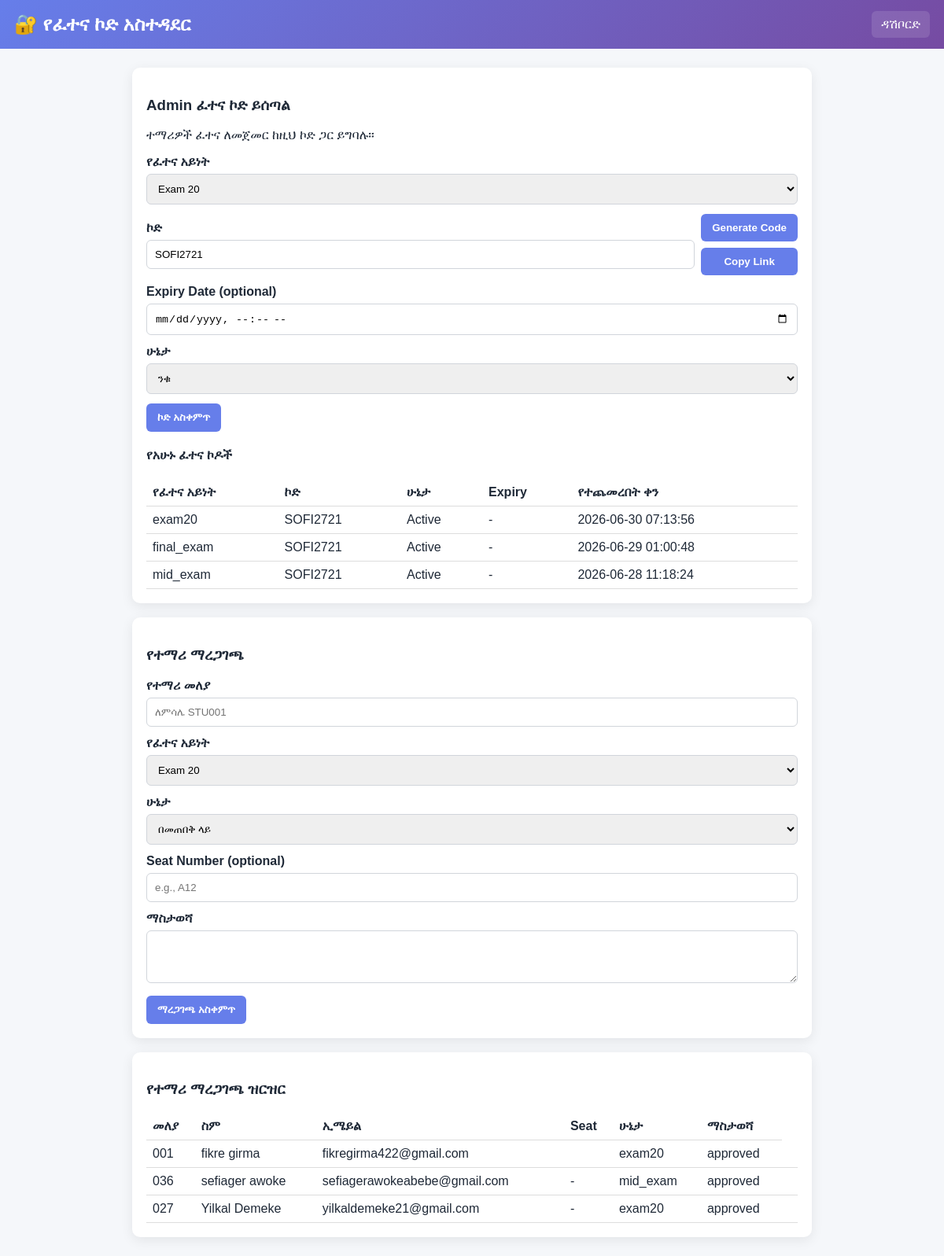
The page /admin_exam_access.php (signed in) on the database its author committed.
### tables this page shows
CREATE TABLE `exam_access_codes` (
  `id` int(11) NOT NULL AUTO_INCREMENT,
  `exam_type` varchar(50) NOT NULL,
  `access_code` varchar(50) NOT NULL,
  `is_active` tinyint(1) NOT NULL DEFAULT 1,
  `expiry_date` datetime DEFAULT NULL,
  `created_by` varchar(100) DEFAULT NULL,
  `created_at` datetime DEFAULT current_timestamp(),
  PRIMARY KEY (`id`),
  UNIQUE KEY `uq_exam_access_code` (`exam_type`)
);

CREATE TABLE `student_exam_approvals` (
  `id` int(11) NOT NULL AUTO_INCREMENT,
  `student_id` varchar(100) NOT NULL,
  `exam_type` varchar(50) NOT NULL,
  `seat_number` varchar(50) DEFAULT NULL,
  `status` varchar(20) NOT NULL DEFAULT 'pending',
  `approved_by` varchar(100) DEFAULT NULL,
  `approved_at` datetime DEFAULT NULL,
  `notes` text DEFAULT NULL,
  `created_at` datetime DEFAULT current_timestamp(),
  PRIMARY KEY (`id`),
  UNIQUE KEY `uq_student_exam_approval` (`student_id`,`exam_type`),
  KEY `idx_student_exam_approval_status` (`status`)
);

CREATE TABLE `students` (
  `id` int(11) NOT NULL AUTO_INCREMENT,
  `name` varchar(255) NOT NULL,
  `email` varchar(255) NOT NULL,
  `student_id` varchar(100) NOT NULL,
  `password_hash` varchar(255) NOT NULL,
  `role` varchar(30) NOT NULL DEFAULT 'Student',
  `created_at` datetime DEFAULT current_timestamp(),
  `email_verified` tinyint(1) NOT NULL DEFAULT 0,
  `email_verification_token` varchar(255) DEFAULT NULL,
  `email_verified_at` datetime DEFAULT NULL,
  `location_country` varchar(100) DEFAULT NULL,
  `location_city` varchar(100) DEFAULT NULL,
  `location_lat` decimal(10,6) DEFAULT NULL,
  `location_lng` decimal(10,6) DEFAULT NULL,
  `country` varchar(100) DEFAULT NULL,
  `city` varchar(100) DEFAULT NULL,
  `latitude` decimal(10,7) DEFAULT NULL,
  `longitude` decimal(10,7) DEFAULT NULL,
  PRIMARY KEY (`id`),
  UNIQUE KEY `email` (`email`),
  UNIQUE KEY `student_id` (`student_id`)
);

### db.php (called while the page is built, shortened)
<?php
if (!function_exists('safe')) {
    function safe($value): string
    {
        if (is_scalar($value)) {
            return htmlspecialchars((string)$value, ENT_QUOTES, 'UTF-8');
        }
        return '';
    }
}

### admin_exam_access.php (the view, shortened to what this page needs)
<?php
require_once __DIR__ . '/db.php';
try {
    $pdo->exec('CREATE TABLE IF NOT EXISTS exam_access_codes (
        id INT AUTO_INCREMENT PRIMARY KEY,
        exam_type VARCHAR(50) NOT NULL,
        access_code VARCHAR(50) NOT NULL,
        is_active TINYINT(1) NOT NULL DEFAULT 1,
        expiry_date DATETIME DEFAULT NULL,
        created_by VARCHAR(100) DEFAULT NULL,
        created_at DATETIME DEFAULT CURRENT_TIMESTAMP,
        UNIQUE KEY uq_exam_access_code (exam_type)
    ) ENGINE=InnoDB DEFAULT CHARSET=utf8mb4 COLLATE=utf8mb4_unicode_ci');
} catch (PDOException $e) {
    $error = 'Exam access code table setup failed: ' . $e->getMessage();
}
$selectedExamType = trim($_GET['exam_type'] ?? ($_POST['exam_type'] ?? 'exam20'));
$selectedExamType = in_array($selectedExamType, ['exam20', 'mid_exam', 'final_exam'], true) ? $selectedExamType : 'exam20';
$stmt = $pdo->prepare('SELECT * FROM exam_access_codes WHERE exam_type = :exam_type LIMIT 1');
$stmt->execute([':exam_type' => $selectedExamType]);
$accessCodeRecord = $stmt->fetch(PDO::FETCH_ASSOC);
$defaultAccessCode = !empty($accessCodeRecord['access_code']) ? $accessCodeRecord['access_code'] : 'SOFI2721';
$codesStmt = $pdo->query('SELECT * FROM exam_access_codes ORDER BY exam_type ASC, created_at DESC');
$allAccessCodes = $codesStmt->fetchAll(PDO::FETCH_ASSOC);
$stmt = $pdo->query('SELECT a.student_id, s.name, s.email, a.exam_type, a.status, a.seat_number, a.approved_at, a.notes FROM student_exam_approvals a LEFT JOIN students s ON s.student_id = a.student_id ORDER BY a.created_at DESC');
$studentApprovals = $stmt->fetchAll(PDO::FETCH_ASSOC);
?>
<!DOCTYPE html>
<html lang="am">
<head>
</head>
<body>
<div class="topbar">
    <h2 style="margin:0;">🔐 የፈተና ኮድ አስተዳደር</h2>
    <a href="admin_dashboard.php">ዳሽቦርድ</a>
</div>
<div class="wrap">
    <div class="card">
        <h3>Admin ፈተና ኮድ ይሰጣል</h3>
        <p>ተማሪዎች ፈተና ለመጀመር ከዚህ ኮድ ጋር ይግባሉ።</p>
        <form method="post">
            <div style="margin-bottom:12px;">
                <label for="exam_type">የፈተና አይነት</label>
                <select id="exam_type" name="exam_type" required>
                    <option value="exam20" <?php echo $selectedExamType === 'exam20' ? 'selected' : ''; ?>>Exam 20</option>
                </select>
            </div>
            <div style="margin-bottom:12px;display:flex;gap:8px;align-items:center;">
                <div style="flex:1;">
                    <label for="access_code">ኮድ</label>
                    <input id="access_code" name="access_code" value="<?php echo safe($defaultAccessCode); ?>" placeholder="ለምሳሌ SOFI2721" required>
                </div>
                <div style="display:flex;flex-direction:column;gap:8px;">
                    <button type="button" onclick="generateCode()" title="Generate random code">Generate Code</button>
                    <button type="button" onclick="copyLink()" title="Copy full link">Copy Link</button>
                </div>
            </div>
            <div style="margin-bottom:12px;">
                <label for="expiry_date">Expiry Date (optional)</label>
                <input id="expiry_date" name="expiry_date" type="datetime-local" value="<?php echo !empty($accessCodeRecord['expiry_date']) ? date('Y-m-d\TH:i', strtotime($accessCodeRecord['expiry_date'])) : ''; ?>" />
            </div>
            <div style="margin-bottom:12px;">
                <label for="is_active">ሁኔታ</label>
                <select id="is_active" name="is_active">
                    <option value="1" <?php echo !empty($accessCodeRecord['is_active']) ? 'selected' : ''; ?>>ንቁ</option>
                </select>
            </div>
            <button type="submit">ኮድ አስቀምጥ</button>
        </form>
        <div style="margin-top:18px;">
            <h4>የአሁኑ ፈተና ኮዶች</h4>
            <table style="width:100%;border-collapse:collapse;">
                <thead>
                    <tr>
                        <th style="text-align:left;padding:8px;border-bottom:1px solid #ddd;">የፈተና አይነት</th>
                        <th style="text-align:left;padding:8px;border-bottom:1px solid #ddd;">ኮድ</th>
                        <th style="text-align:left;padding:8px;border-bottom:1px solid #ddd;">ሁኔታ</th>
                        <th style="text-align:left;padding:8px;border-bottom:1px solid #ddd;">Expiry</th>
                        <th style="text-align:left;padding:8px;border-bottom:1px solid #ddd;">የተጨመረበት ቀን</th>
                    </tr>
                </thead>
                <tbody>
                    <?php foreach ($allAccessCodes as $codeRow): ?>
                    <tr>
                        <td style="padding:8px;border-bottom:1px solid #ddd;"><?php echo safe($codeRow['exam_type']); ?></td>
                        <td style="padding:8px;border-bottom:1px solid #ddd;"><?php echo safe($codeRow['access_code']); ?></td>
                        <td style="padding:8px;border-bottom:1px solid #ddd;"><?php echo !empty($codeRow['is_active']) ? 'Active' : 'Inactive'; ?></td>
                        <td style="padding:8px;border-bottom:1px solid #ddd;"><?php echo !empty($codeRow['expiry_date']) ? safe($codeRow['expiry_date']) : '-'; ?></td>
                        <td style="padding:8px;border-bottom:1px solid #ddd;"><?php echo safe($codeRow['created_at']); ?></td>
                    </tr>
                    <?php endforeach; ?>
                </tbody>
            </table>
        </div>
    </div>
    <div class="card">
        <h3>የተማሪ ማረጋገጫ</h3>
        <form method="post">
            <div style="margin-bottom:12px;">
                <label for="student_id">የተማሪ መለያ</label>
                <input id="student_id" name="student_id" placeholder="ለምሳሌ STU001" required>
            </div>
            <div style="margin-bottom:12px;">
                <label for="exam_type">የፈተና አይነት</label>
                <select id="exam_type" name="exam_type">
                    <option value="exam20">Exam 20</option>
                </select>
            </div>
            <div style="margin-bottom:12px;">
                <label for="approval_status">ሁኔታ</label>
                <select id="approval_status" name="approval_status">
                    <option value="pending">በመጠበቅ ላይ</option>
                </select>
            </div>
            <div style="margin-bottom:12px;">
                <label for="seat_number">Seat Number (optional)</label>
                <input id="seat_number" name="seat_number" placeholder="e.g., A12" />
            </div>
            <div style="margin-bottom:12px;">
                <label for="notes">ማስታወሻ</label>
                <textarea id="notes" name="notes" rows="3" style="width:100%;padding:10px;border:1px solid #d1d5db;border-radius:6px;"></textarea>
            </div>
            <button type="submit">ማረጋገጫ አስቀምጥ</button>
        </form>
    </div>
    <div class="card">
        <h3>የተማሪ ማረጋገጫ ዝርዝር</h3>
        <table style="width:100%;border-collapse:collapse;">
            <thead>
                <tr>
                    <th style="text-align:left;padding:8px;border-bottom:1px solid #ddd;">መለያ</th>
                    <th style="text-align:left;padding:8px;border-bottom:1px solid #ddd;">ስም</th>
                    <th style="text-align:left;padding:8px;border-bottom:1px solid #ddd;">ኢሜይል</th>
                    <th style="text-align:left;padding:8px;border-bottom:1px solid #ddd;">Seat</th>
                    <th style="text-align:left;padding:8px;border-bottom:1px solid #ddd;">ሁኔታ</th>
                    <th style="text-align:left;padding:8px;border-bottom:1px solid #ddd;">ማስታወሻ</th>
                </tr>
            </thead>
            <tbody>
                <?php foreach ($studentApprovals as $row): ?>
                <tr>
                    <td style="padding:8px;border-bottom:1px solid #ddd;"><?php echo safe($row['student_id'] ?? ''); ?></td>
                    <td style="padding:8px;border-bottom:1px solid #ddd;"><?php echo safe($row['name'] ?? ''); ?></td>
                    <td style="padding:8px;border-bottom:1px solid #ddd;"><?php echo safe($row['email'] ?? ''); ?></td>
                    <td style="padding:8px;border-bottom:1px solid #ddd;"><?php echo safe($row['seat_number'] ?? '-'); ?></td>
                    <td style="padding:8px;border-bottom:1px solid #ddd;"><?php echo safe($row['exam_type'] ?? 'exam20'); ?></td>
                    <td style="padding:8px;border-bottom:1px solid #ddd;"><?php echo safe($row['status'] ?? 'pending'); ?></td>
                    <td style="padding:8px;border-bottom:1px solid #ddd;"><?php echo safe($row['notes'] ?? ''); ?></td>
                </tr>
                <?php endforeach; ?>
            </tbody>
        </table>
    </div>
</div>
</body>
</html>

### admin_exam_access.php (style rules this page uses)
* { box-sizing:border-box }
body { margin:0;font-family:Arial,sans-serif;background:#f5f7fa;color:#1f2937 }
.topbar { background:linear-gradient(135deg,#667eea,#764ba2);color:#fff;padding:14px 18px;display:flex;justify-content:space-between;align-items:center }
.topbar a { color:#fff;text-decoration:none;background:rgba(255,255,255,.12);padding:8px 12px;border-radius:6px }
.wrap { max-width:900px;margin:24px auto;padding:0 18px }
.card { background:#fff;border-radius:10px;box-shadow:0 4px 16px rgba(0,0,0,.08);padding:18px;margin-bottom:18px }
label { display:block;margin-bottom:6px;font-weight:700 }
input,select { width:100%;padding:10px;border:1px solid #d1d5db;border-radius:6px }
button { padding:10px 14px;background:#667eea;color:#fff;border:none;border-radius:6px;font-weight:700;cursor:pointer }

### rows shown on the page
exam_access_codes: access_code "SOFI2721", is_active "ንቁ", exam_type "exam20", shows "Active", created_at "2026-06-30 07:13:56"
exam_access_codes: exam_type "final_exam", access_code "SOFI2721", is_active "Active", created_at "2026-06-29 01:00:48"
exam_access_codes: exam_type "mid_exam", access_code "SOFI2721", is_active "Active", created_at "2026-06-28 11:18:24"
student_exam_approvals: student "001", students.name "fikre girma", students.email "fikregirma422@gmail.com", exam_type "exam20", status "approved"
student_exam_approvals: student "036", students.name "sefiager awoke", students.email "sefiagerawokeabebe@gmail.com", seat_number "-", exam_type "mid_exam", status "approved"
student_exam_approvals: student "027", students.name "Yilkal Demeke", students.email "yilkaldemeke21@gmail.com", seat_number "-", exam_type "exam20", status "approved"
